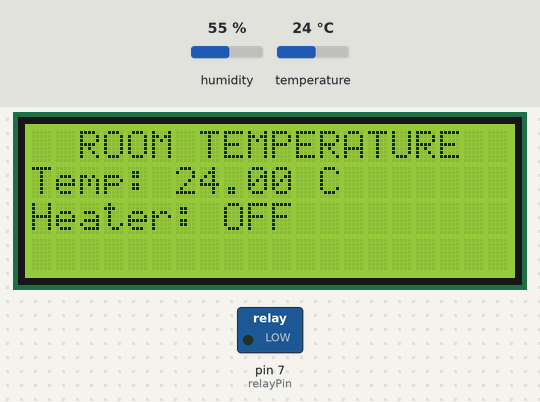
A sketch run on a simulated Arduino Uno, built with avr-gcc and run on an emulated ATmega328P. Parts: 20×4 character LCD, switched loads named in the sketch (green lamp = pin HIGH). Inputs (shaded band) come from the test bench; at power-on: temperature 24 °C, humidity 55 %.

Above: at 1.2 s.
1.3 s: temperature set to 20 °C
At 2.8 s:
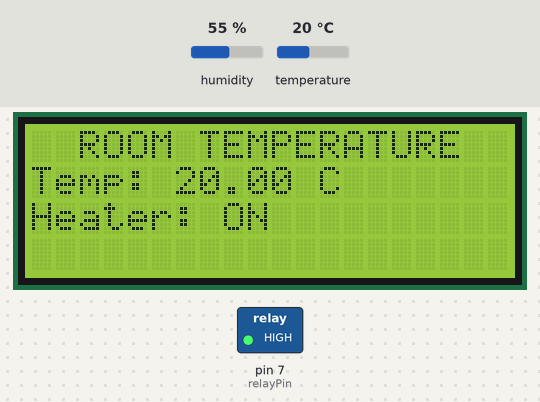
4.0 s: temperature set to 12 °C
At 5.3 s:
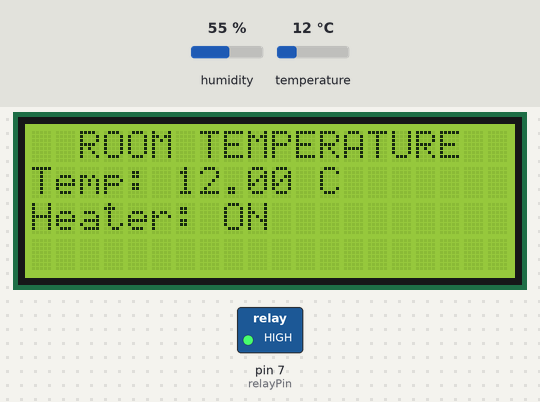
6.7 s: temperature set to 19 °C
Timing chart, 0 to 9.7 s (numbered marks = the images above; inputs shaded):
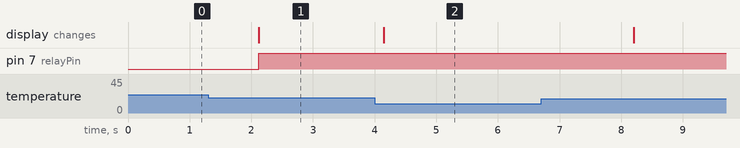

The sketch:

sketch_may25a.ino
```cpp
#include <DHT.h>
#include <LiquidCrystal.h>

// Initialize the DHT sensor
#define DHTPIN 2     // Pin which is connected to the DHT sensor
#define DHTTYPE DHT11   // DHT 11
DHT dht(DHTPIN, DHTTYPE);

// Initialize the LCD
LiquidCrystal lcd(13, 12, 11, 10, 9, 8);

const int relayPin = 7; // Pin connected to relay
const float desiredTemp = 22.0; // Desired room temperature in Celsius

void setup() {
  // Initialize the LCD
  lcd.begin(20, 4);
  lcd.setCursor(0, 0);
  lcd.print("  ROOM TEMPERATURE  ");

  // Initialize the DHT sensor
  dht.begin();

  // Initialize the relay pin as output
  pinMode(relayPin, OUTPUT);
  digitalWrite(relayPin, LOW); // Start with relay off
}

void loop() {
  // Read temperature as Celsius
  float currentTemp = dht.readTemperature();

  // Check if any reads failed and exit early (to try again).
  if (isnan(currentTemp)) {
    lcd.setCursor(0, 1);
    lcd.print("Error reading temp");
    return;
  }

  // Display temperature on LCD
  lcd.setCursor(0, 1);
  lcd.print("Temp: ");
  lcd.print(currentTemp);
  lcd.print(" C  ");

  // Control the relay based on temperature
  if (currentTemp < desiredTemp) {
    digitalWrite(relayPin, HIGH); // Turn on the heater
    lcd.setCursor(0, 2);
    lcd.print("Heater: ON  ");
  } else {
    digitalWrite(relayPin, LOW); // Turn off the heater
    lcd.setCursor(0, 2);
    lcd.print("Heater: OFF ");
  }

  delay(2000); // Wait a few seconds between measurements
}
```

Measured:
- the behaviour switches between 22 and 21 °C on temperature (found by bisection; images 0 and 1)
- after the input at 1.3 s, pin 7 (relayPin): LOW → HIGH after 0.82 s; the display: changes after 0.82 s (image 1)
- after the input at 4.0 s, the display: changes after 0.15 s (image 2)
